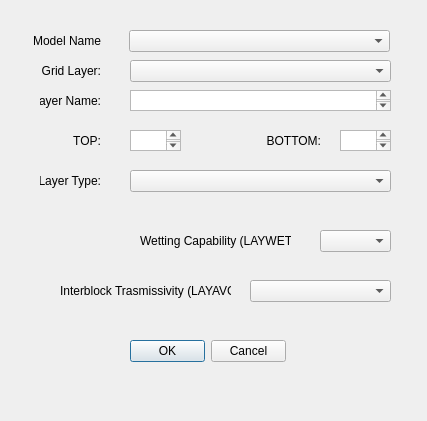
<?xml version="1.0" encoding="UTF-8"?>
<ui version="4.0">
 <class>CreateModelLayerDialog</class>
 <widget class="QDialog" name="CreateModelLayerDialog">
  <property name="geometry">
   <rect>
    <x>0</x>
    <y>0</y>
    <width>427</width>
    <height>421</height>
   </rect>
  </property>
  <property name="windowTitle">
   <string>Create a Model Layer</string>
  </property>
  <property name="layoutDirection">
   <enum>Qt::LeftToRight</enum>
  </property>
  <widget class="QLabel" name="labelLayer">
   <property name="geometry">
    <rect>
     <x>30</x>
     <y>30</y>
     <width>71</width>
     <height>22</height>
    </rect>
   </property>
   <property name="text">
    <string>Model Name</string>
   </property>
   <property name="alignment">
    <set>Qt::AlignRight|Qt::AlignTrailing|Qt::AlignVCenter</set>
   </property>
  </widget>
  <widget class="QComboBox" name="cmbModelName">
   <property name="geometry">
    <rect>
     <x>129</x>
     <y>30</y>
     <width>261</width>
     <height>22</height>
    </rect>
   </property>
  </widget>
  <widget class="QLabel" name="lblLayerName">
   <property name="geometry">
    <rect>
     <x>40</x>
     <y>90</y>
     <width>61</width>
     <height>22</height>
    </rect>
   </property>
   <property name="layoutDirection">
    <enum>Qt::LeftToRight</enum>
   </property>
   <property name="text">
    <string>Layer Name:</string>
   </property>
   <property name="alignment">
    <set>Qt::AlignRight|Qt::AlignTrailing|Qt::AlignVCenter</set>
   </property>
  </widget>
  <widget class="QTextEdit" name="txtLayerName">
   <property name="geometry">
    <rect>
     <x>130</x>
     <y>90</y>
     <width>261</width>
     <height>21</height>
    </rect>
   </property>
   <property name="font">
    <font>
     <pointsize>8</pointsize>
    </font>
   </property>
  </widget>
  <widget class="QLabel" name="lblTop">
   <property name="geometry">
    <rect>
     <x>40</x>
     <y>130</y>
     <width>61</width>
     <height>22</height>
    </rect>
   </property>
   <property name="layoutDirection">
    <enum>Qt::LeftToRight</enum>
   </property>
   <property name="text">
    <string>TOP:</string>
   </property>
   <property name="alignment">
    <set>Qt::AlignRight|Qt::AlignTrailing|Qt::AlignVCenter</set>
   </property>
  </widget>
  <widget class="QLabel" name="lblTop_2">
   <property name="geometry">
    <rect>
     <x>260</x>
     <y>130</y>
     <width>61</width>
     <height>22</height>
    </rect>
   </property>
   <property name="layoutDirection">
    <enum>Qt::LeftToRight</enum>
   </property>
   <property name="text">
    <string>BOTTOM:</string>
   </property>
   <property name="alignment">
    <set>Qt::AlignRight|Qt::AlignTrailing|Qt::AlignVCenter</set>
   </property>
  </widget>
  <widget class="QTextEdit" name="txtTop">
   <property name="geometry">
    <rect>
     <x>130</x>
     <y>130</y>
     <width>51</width>
     <height>21</height>
    </rect>
   </property>
   <property name="font">
    <font>
     <pointsize>8</pointsize>
    </font>
   </property>
  </widget>
  <widget class="QTextEdit" name="txtBottom">
   <property name="geometry">
    <rect>
     <x>340</x>
     <y>130</y>
     <width>51</width>
     <height>21</height>
    </rect>
   </property>
   <property name="font">
    <font>
     <pointsize>8</pointsize>
    </font>
   </property>
  </widget>
  <widget class="QLabel" name="lblLayerName_2">
   <property name="geometry">
    <rect>
     <x>40</x>
     <y>170</y>
     <width>61</width>
     <height>22</height>
    </rect>
   </property>
   <property name="layoutDirection">
    <enum>Qt::LeftToRight</enum>
   </property>
   <property name="text">
    <string>Layer Type:</string>
   </property>
   <property name="alignment">
    <set>Qt::AlignRight|Qt::AlignTrailing|Qt::AlignVCenter</set>
   </property>
  </widget>
  <widget class="QComboBox" name="cmbLayType">
   <property name="geometry">
    <rect>
     <x>130</x>
     <y>170</y>
     <width>261</width>
     <height>22</height>
    </rect>
   </property>
  </widget>
  <widget class="QLabel" name="lblLayerName_4">
   <property name="geometry">
    <rect>
     <x>140</x>
     <y>230</y>
     <width>151</width>
     <height>22</height>
    </rect>
   </property>
   <property name="maximumSize">
    <size>
     <width>16777215</width>
     <height>16777215</height>
    </size>
   </property>
   <property name="layoutDirection">
    <enum>Qt::LeftToRight</enum>
   </property>
   <property name="text">
    <string>Wetting Capability (LAYWET):</string>
   </property>
   <property name="alignment">
    <set>Qt::AlignLeading|Qt::AlignLeft|Qt::AlignVCenter</set>
   </property>
  </widget>
  <widget class="QComboBox" name="cmbLaywet">
   <property name="geometry">
    <rect>
     <x>320</x>
     <y>230</y>
     <width>71</width>
     <height>22</height>
    </rect>
   </property>
  </widget>
  <widget class="QLabel" name="lblLayerName_5">
   <property name="geometry">
    <rect>
     <x>60</x>
     <y>280</y>
     <width>171</width>
     <height>22</height>
    </rect>
   </property>
   <property name="maximumSize">
    <size>
     <width>16777215</width>
     <height>16777215</height>
    </size>
   </property>
   <property name="layoutDirection">
    <enum>Qt::LeftToRight</enum>
   </property>
   <property name="text">
    <string>Interblock Trasmissivity (LAYAVG):</string>
   </property>
   <property name="alignment">
    <set>Qt::AlignLeading|Qt::AlignLeft|Qt::AlignVCenter</set>
   </property>
  </widget>
  <widget class="QComboBox" name="cmbLayavg">
   <property name="geometry">
    <rect>
     <x>250</x>
     <y>280</y>
     <width>141</width>
     <height>22</height>
    </rect>
   </property>
  </widget>
  <widget class="QLabel" name="labelLayer_2">
   <property name="geometry">
    <rect>
     <x>30</x>
     <y>60</y>
     <width>71</width>
     <height>22</height>
    </rect>
   </property>
   <property name="text">
    <string>Grid Layer:</string>
   </property>
   <property name="alignment">
    <set>Qt::AlignRight|Qt::AlignTrailing|Qt::AlignVCenter</set>
   </property>
  </widget>
  <widget class="QComboBox" name="cmbGridLayer">
   <property name="geometry">
    <rect>
     <x>130</x>
     <y>60</y>
     <width>261</width>
     <height>22</height>
    </rect>
   </property>
  </widget>
  <widget class="QDialogButtonBox" name="buttonBox">
   <property name="geometry">
    <rect>
     <x>130</x>
     <y>340</y>
     <width>156</width>
     <height>23</height>
    </rect>
   </property>
   <property name="standardButtons">
    <set>QDialogButtonBox::Cancel|QDialogButtonBox::Ok</set>
   </property>
  </widget>
 </widget>
 <resources/>
 <connections/>
 <designerdata>
  <property name="gridDeltaX">
   <number>10</number>
  </property>
  <property name="gridDeltaY">
   <number>10</number>
  </property>
  <property name="gridSnapX">
   <bool>true</bool>
  </property>
  <property name="gridSnapY">
   <bool>true</bool>
  </property>
  <property name="gridVisible">
   <bool>true</bool>
  </property>
 </designerdata>
</ui>
